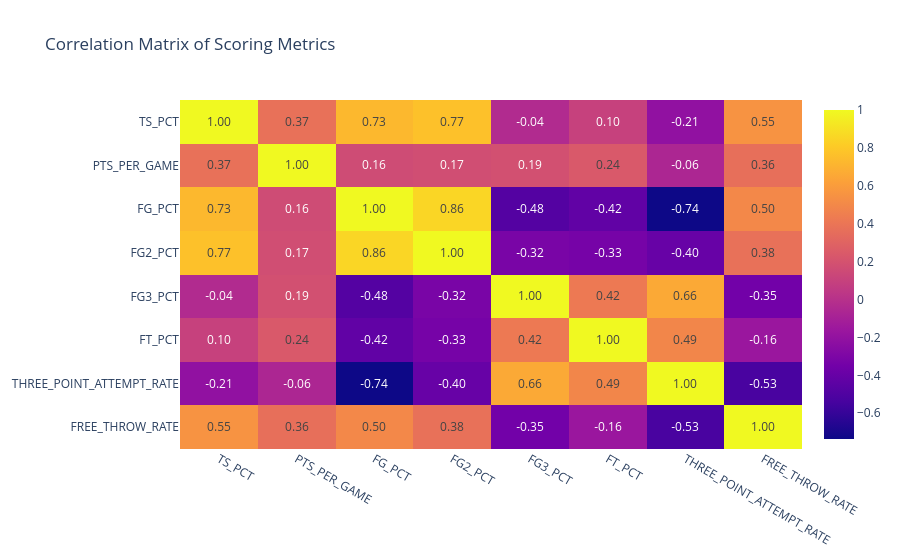

The cell this chart's notebook holds for it:
### Code cell
fig = px.imshow(
    correlation_matrix,
    text_auto=".2f",
    aspect="auto",
    title="Correlation Matrix of Scoring Metrics"
)

fig.show()

### Figure 1 — Plotly figure (JSON) as saved in the notebook; plotly's stock layout.template omitted (floating-point values rounded to 4 significant figures)
{"data": [{"coloraxis": "coloraxis", "hovertemplate": "x: %{x}<br>y: %{y}<br>color: %{z}<extra></extra>", "name": "0", "texttemplate": "%{z:.2f}", "type": "heatmap", "x": ["TS_PCT", "PTS_PER_GAME", "FG_PCT", "FG2_PCT", "FG3_PCT", "FT_PCT", "THREE_POINT_ATTEMPT_RATE", "FREE_THROW_RATE"], "xaxis": "x", "y": ["TS_PCT", "PTS_PER_GAME", "FG_PCT", "FG2_PCT", "FG3_PCT", "FT_PCT", "THREE_POINT_ATTEMPT_RATE", "FREE_THROW_RATE"], "yaxis": "y", "z": [[1.0, 0.3739, 0.7278, 0.766, -0.03597, 0.09828, -0.2072, 0.5538], [0.3739, 1.0, 0.1595, 0.1734, 0.1865, 0.2399, -0.06459, 0.3629], [0.7278, 0.1595, 1.0, 0.8582, -0.4831, -0.424, -0.7359, 0.4986], [0.766, 0.1734, 0.8582, 1.0, -0.3188, -0.334, -0.399, 0.3764], [-0.03597, 0.1865, -0.4831, -0.3188, 1.0, 0.4229, 0.6573, -0.3508], [0.09828, 0.2399, -0.424, -0.334, 0.4229, 1.0, 0.4876, -0.1643], [-0.2072, -0.06459, -0.7359, -0.399, 0.6573, 0.4876, 1.0, -0.5291], [0.5538, 0.3629, 0.4986, 0.3764, -0.3508, -0.1643, -0.5291, 1.0]]}], "layout": {"coloraxis": {"colorscale": [[0, "#0d0887"], [0.1111, "#46039f"], [0.2222, "#7201a8"], [0.3333, "#9c179e"], [0.4444, "#bd3786"], [0.5556, "#d8576b"], [0.6667, "#ed7953"], [0.7778, "#fb9f3a"], [0.8889, "#fdca26"], [1, "#f0f921"]]}, "title": {"text": "Correlation Matrix of Scoring Metrics"}, "xaxis": {"anchor": "y", "domain": [0, 1]}, "yaxis": {"anchor": "x", "autorange": "reversed", "domain": [0, 1]}}}
